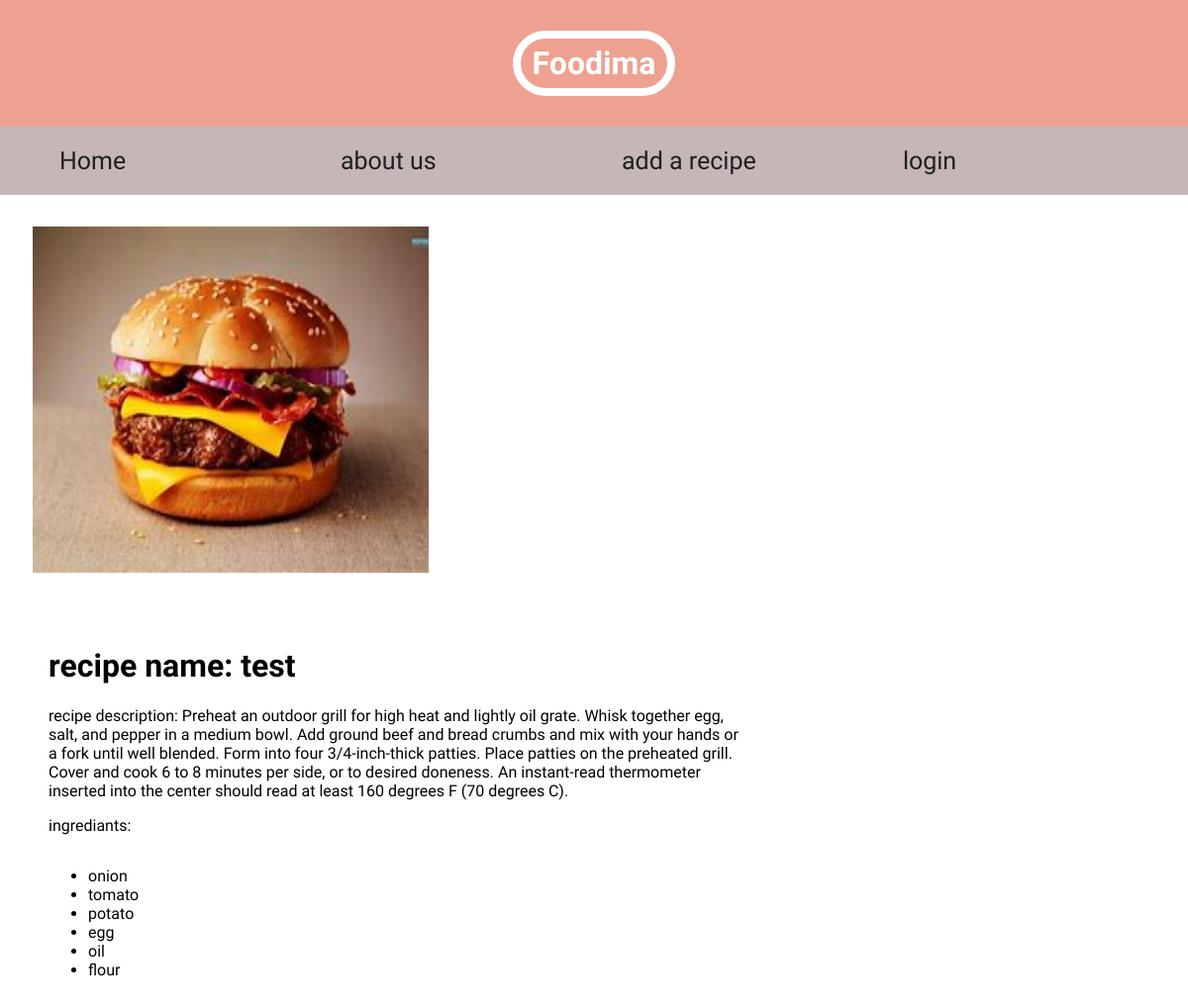
Page /recipe/11 on the committed database.
### tables this page shows
CREATE TABLE "recipes" (
	"recipe_id"	INTEGER NOT NULL,
	"recipe_name"	TEXT NOT NULL,
	"recipe_desc"	TEXT NOT NULL,
	"recipe_image"	TEXT NOT NULL,
	PRIMARY KEY("recipe_id" AUTOINCREMENT)
);

CREATE TABLE "ingredients" (
	"ing_id"	INTEGER NOT NULL,
	"ing_name"	TEXT NOT NULL,
	PRIMARY KEY("ing_id" AUTOINCREMENT)
);

### app.py (the view)
@app.route('/recipe/<int:recipe_id>')
def show_recipe(recipe_id):
    if recipe_id:
      conn = create_connection()
      sql = ''' SELECT * from recipes WHERE recipe_id = ?; '''
      cur = conn.cursor()
      cur.execute(sql, [recipe_id])
      conn.commit()
      recipe = cur.fetchone()
      sql = ''' SELECT ingredients.ing_name from recipes
            INNER JOIN made_of on  recipes.recipe_id = made_of.recipe_id
            INNER JOIN ingredients on made_of.ing_id = ingredients.ing_id WHERE recipes.recipe_id = ?; '''
      cur = conn.cursor()
      cur.execute(sql, [recipe_id])
      conn.commit()
      ingrediants = [list(ing)[0] for ing in cur.fetchall()]
      print(ingrediants)
      return render_template('recipe.html', recipe = recipe , ingrediants = ingrediants)
    else:
      return redirect(url_for('index'))

### app.py (called while the page is built)
def create_connection():
  conn = sqlite3.connect(db_path)
  return conn

### templates/recipe.html
{% extends 'base.html' %}
{% block body %}
<body>
  <nav class="navigation">
    <ul>
      <li><a href="{{ url_for('index') }}"> Home </a></li>
      <li><a href="{{ url_for('about') }}">about us</a></li>
      <li><a href="{{ url_for('add_recipes') }}">add a recipe</a></li>
      <li><a href="{{ url_for('sign_in') }}">login</a></li>
    </ul>
  </nav>
  <div class="recipe-format">
    <div class="img">
    <img src="{{ url_for('static', filename='uploads/')}}/{{recipe[3]}}" alt="img1" id="img">
    </div>
    <div class="content-format">
      <h1 class="recipe">recipe name: {{ recipe[1] }} </h1>
      <p class="recipe">recipe description: {{ recipe[2] }}</p>
      <div class="recipe">
        <p>ingrediants: </p>
        <ul>
          {% for i in ingrediants:%}
          <li>{{ i }}</li>
          {% endfor %}
        </ul>
      </div>
    </div>
  </div>
</body>
{% endblock %}

### static/CSS/styles.css (style rules this page uses)
:root { --main-color: #EEA190; --secondary-color :#D3D3D3; --third-color : #C5B7B7; --text-color :rgb(31, 32, 31); --you-in : rgb(222, 86, 86); --true : rgb(41, 102, 23); --white : white; }
* { -webkit-box-sizing: border-box; -moz-box-sizing: border-box; box-sizing: border-box; }
body { font-family: 'Work Sans', sans-serif; position: absolute; top: 196px; width: 100%; overflow-x: hidden }
nav { z-index: 1; background-color:var(--third-color); padding: 20px; position: fixed; width: 100%; top: 128px; left: 0; }
nav ul { white-space: nowrap; max-width: 1200px; margin: 0 auto; }
nav li { width: 25%; display: inline-block; font-size: 25px; }
nav li a { text-decoration: none; color:var(--text-color); }
div h1 { text-align: center; padding-top: 15px; }
.recipe-format { width: fit-content; height: fit-content; }
.content-format { width: 750px; height: fit-content; float: left; padding: 5px; margin: 20px; }
.img { width: fit-content; height: fit-content; float: left; padding: 5px; margin: 20px; }
#img { height: 350px; width: 400px; }
.recipe { text-align: left; padding: 0 1rem; }
.recipe ul { display: inline-block; }

### rows in the picture
recipes: recipe_image (picture), recipe_name "test", recipe_desc "Preheat an outdoor grill for high heat and lightly oil grate. Whisk together egg, salt, and pepper in a medium bowl. Add ground beef and bread crumbs and mix with your hands or a fork until well blended. Form into four 3/4-inch-thick patties. Place patties on the preheated grill. Cover and cook 6 to 8 minutes per side, or to desired doneness. An instant-read thermometer inserted into the center should read at least 160 degrees F (70 degrees C)."
ingredients: ing_name "onion"
ingredients: ing_name "tomato"
ingredients: ing_name "potato"
ingredients: ing_name "egg"
ingredients: ing_name "oil"
ingredients: ing_name "flour"
